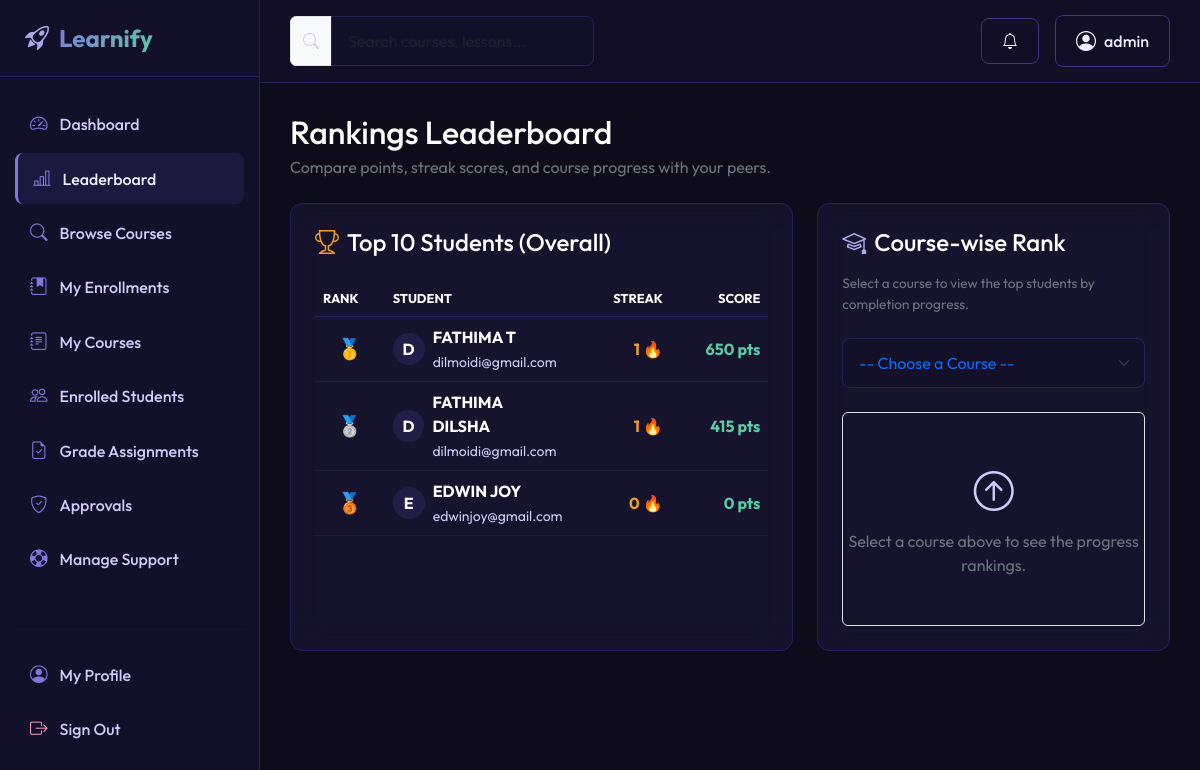
The app's page /leaderboard/ (signed in) with its own data.
### apps/accounts/models.py (models this page shows, shortened)
class User(AbstractUser):
    ROLE_CHOICES = (
        ('student', 'Student'),
        ('instructor', 'Instructor'),
        ('admin', 'Admin'),
    )
    role = models.CharField(max_length=15, choices=ROLE_CHOICES, default='student')
    profile_picture = models.ImageField(upload_to='profile_pictures/', blank=True, null=True)
    bio = models.TextField(blank=True, null=True)

class Student(models.Model):
    user = models.OneToOneField(User, on_delete=models.CASCADE, related_name='student_profile')
    phone = models.CharField(max_length=15, blank=True, null=True)

### apps/gamification/models.py (models this page shows, shortened)
class LeaderboardRecord(models.Model):
    student = models.OneToOneField('accounts.Student', on_delete=models.CASCADE, related_name='leaderboard_record')
    score = models.PositiveIntegerField(default=0)

class LearningStreak(models.Model):
    student = models.OneToOneField('accounts.Student', on_delete=models.CASCADE, related_name='streak')
    current_streak = models.PositiveIntegerField(default=0)
    longest_streak = models.PositiveIntegerField(default=0)
    last_activity_date = models.DateField(blank=True, null=True)

### apps/leaderboard/views.py (the view)
# urls.py: path('', views.leaderboard_view, name='leaderboard_view'),
@login_required
def leaderboard_view(request):
    overall_records = LeaderboardRecord.objects.all().select_related('student__user').order_by('-score')[:10]
    user_record = None
    user_rank = None
    if hasattr(request.user, 'student_profile'):
        student = request.user.student_profile
        user_record = LeaderboardRecord.objects.filter(student=student).first()
        if user_record:
            user_rank = LeaderboardRecord.objects.filter(score__gt=user_record.score).count() + 1
    selected_course_id = request.GET.get('course_id')
    course_rankings = []
    courses = Course.objects.filter(is_published=True)
    if selected_course_id:
        course_rankings = Enrollment.objects.filter(course_id=selected_course_id).select_related('student__user').order_by('-progress_percentage', '-enrolled_at')[:10]
    return render(request, 'leaderboard/leaderboard.html', {
        'overall_records': overall_records,
        'user_record': user_record,
        'user_rank': user_rank,
        'courses': courses,
        'selected_course_id': selected_course_id,
        'course_rankings': course_rankings,
    })

### apps/notifications/context_processors.py (called while the page is built)
def unread_notifications(request):
    if request.user.is_authenticated:
        unread = Notification.objects.filter(user=request.user, is_read=False)
        return {
            'unread_notifications': unread,
            'unread_notifications_count': unread.count()
        }
    return {
        'unread_notifications': [],
        'unread_notifications_count': 0
    }

### templates/leaderboard/leaderboard.html (shortened to what this page needs)
{% extends 'base.html' %}
{% load static %}
{% block content %}
<div class="container-fluid px-0">
    <div class="d-flex align-items-center justify-content-between mb-4">
        <div>
            <h2 class="text-white mb-1">Rankings Leaderboard</h2>
            <p class="text-secondary mb-0">Compare points, streak scores, and course progress with your peers.</p>
        </div>
    </div>
    <div class="row g-4">
        <div class="col-lg-7">
            <div class="card glass-card p-4 h-100">
                <h4 class="text-white mb-4"><i class="bi bi-trophy text-amber me-2"></i>Top 10 Students (Overall)</h4>
                <div class="table-responsive">
                    <table class="table table-dark table-hover align-middle mb-0" style="--bs-table-bg: transparent;">
                        <thead>
                            <tr class="text-muted" style="font-size: 0.8rem; border-bottom: 1px solid var(--border-default);">
                                <th scope="col" style="width: 80px;">RANK</th>
                                <th scope="col">STUDENT</th>
                                <th scope="col" style="text-align: right; width: 120px;">STREAK</th>
                                <th scope="col" style="text-align: right; width: 120px;">SCORE</th>
                            </tr>
                        </thead>
                        <tbody>
                            {% for record in overall_records %}
                                <tr class="{% if record.student.user == user %}table-active-premium{% endif %}" style="border-bottom: 1px solid rgba(255,255,255,0.05);">
                                    <td class="fw-bold fs-5 text-center">
                                        {% if forloop.counter == 1 %}🥇
                                        {% elif forloop.counter == 2 %}🥈
                                        {% elif forloop.counter == 3 %}🥉
                                        {% else %}#{{ forloop.counter }}{% endif %}
                                    </td>
                                    <td>
                                        <div class="d-flex align-items-center gap-2">
                                            <div class="rounded-circle d-flex align-items-center justify-content-center" style="width: 32px; height: 32px; background: rgba(99,102,241,0.15); color: var(--color-primary); font-weight: 700;">
                                                {{ record.student.user.username|slice:":1"|upper }}
                                            </div>
                                            <div>
                                                <span class="text-white fw-bold d-block">{{ record.student.user.get_full_name|default:record.student.user.username }}</span>
                                                <small class="text-muted">{{ record.student.user.email }}</small>
                                            </div>
                                        </div>
                                    </td>
                                    <td style="text-align: right;" class="text-amber fw-bold">
                                        {{ record.student.streak.current_streak|default:0 }} 🔥
                                    </td>
                                    <td style="text-align: right;" class="text-teal fw-bold">
                                        {{ record.score }} pts
                                    </td>
                                </tr>
                            {% empty %}
                                <tr>
                                    <td colspan="4" class="text-center py-5 text-secondary">
                                        No student points recorded on the platform yet.
                                    </td>
                                </tr>
                            {% endfor %}
                        </tbody>
                    </table>
                </div>
            </div>
        </div>
        <div class="col-lg-5">
            <div class="card glass-card p-4 h-100">
                <h4 class="text-white mb-3"><i class="bi bi-mortarboard text-purple me-2"></i>Course-wise Rank</h4>
                <p class="text-secondary mb-4" style="font-size: 0.85rem;">Select a course to view the top students by completion progress.</p>
                <form method="get" class="mb-4">
                    <div class="input-group">
                        <select name="course_id" class="form-select bg-sidebar border-default text-primary" onchange="this.form.submit()">
                            <option value="">-- Choose a Course --</option>
                        </select>
                    </div>
                </form>
                {% if selected_course_id %}
                    {% if course_rankings %}
                        <div class="d-flex flex-column gap-3">
                            {% for enrol in course_rankings %}
                                <div class="p-3 bg-sidebar border border-default rounded d-flex align-items-center justify-content-between gap-3">
                                    <div class="d-flex align-items-center gap-2 overflow-hidden">
                                        <span class="fw-bold text-muted me-2" style="font-size: 1.1rem; width: 25px;">#{{ forloop.counter }}</span>
                                        <div>
                                            <span class="text-white fw-bold d-block">{{ enrol.student.user.get_full_name|default:enrol.student.user.username }}</span>
                                            <small class="text-muted">Enrolled: {{ enrol.enrolled_at|date:"M d, Y" }}</small>
                                        </div>
                                    </div>
                                    <div class="text-end" style="min-width: 100px;">
                                        <div class="d-flex justify-content-between mb-1" style="font-size: 0.75rem;">
                                            <span class="text-secondary">Progress</span>
                                            <span class="text-teal fw-bold">{{ enrol.progress_percentage }}%</span>
                                        </div>
                                        <div class="progress-container" style="height: 4px;">
                                            <div class="progress-bar-premium" style="width: {{ enrol.progress_percentage }}%;"></div>
                                        </div>
                                    </div>
                                </div>
                            {% endfor %}
                        </div>
                    {% else %}
                        <div class="text-center py-5 text-secondary">
                            <i class="bi bi-journals fs-1 d-block mb-2 text-muted"></i>
                            <span>No students enrolled in this course yet.</span>
                        </div>
                    {% endif %}
                {% else %}
                    <div class="text-center py-5 text-secondary border border-default border-dashed rounded">
                        <i class="bi bi-arrow-up-circle fs-1 d-block mb-2 text-muted"></i>
                        <span>Select a course above to see the progress rankings.</span>
                    </div>
                {% endif %}
            </div>
        </div>
    </div>
</div>
{% endblock %}

### templates/navbar.html (shortened to what this page needs)
{% load static %}
<header class="top-navbar d-flex align-items-center justify-content-between">
    <div class="d-flex align-items-center gap-3">
        <form class="d-none d-md-flex align-items-center" action="{% url 'courses:course_list' %}" method="get">
            <div class="input-group">
                <span class="input-group-text bg-sidebar border-default text-muted">
                    <i class="bi bi-search"></i>
                </span>
                <input type="text" name="search" class="form-control bg-sidebar border-default text-primary" placeholder="Search courses, lessons..." value="{{ request.GET.search|default:'' }}">
            </div>
        </form>
    </div>
    <div class="d-flex align-items-center gap-3">
        {% if user.is_authenticated %}
            <div class="dropdown">
                <button class="btn btn-outline-premium position-relative" type="button" id="notifDropdown" data-bs-toggle="dropdown" aria-expanded="false">
                    <i class="bi bi-bell"></i>
                </button>
            </div>
            <div class="dropdown">
                <button class="btn btn-outline-premium d-flex align-items-center gap-2" type="button" id="profileDropdown" data-bs-toggle="dropdown" aria-expanded="false">
                    {% if user.profile_picture %}
                        <img src="{{ user.profile_picture.url }}" alt="Profile" class="rounded-circle" style="width: 28px; height: 28px; object-fit: cover;">
                    {% else %}
                        <i class="bi bi-person-circle fs-5"></i>
                    {% endif %}
                    <span class="d-none d-sm-inline">{{ user.username }}</span>
                </button>
            </div>
        {% else %}
            <a href="{% url 'accounts:login' %}" class="btn btn-outline-premium">Sign In</a>
            <a href="{% url 'accounts:register' %}" class="btn btn-premium">Get Started</a>
        {% endif %}
    </div>
</header>

### static/css/style.css (style rules this page uses)
:root { --bg-page: #0e0c1a; --bg-sidebar: #13102a; --bg-card: #1c1836; --border-default: #26215c; --border-strong: #3c3489; --text-primary: #eeedfe; --text-secondary: #cecbf6; --text-muted: #534ab7; --purple-main: #534ab7; --purple-accent: #7f77dd; --purple-soft: #afa9ec; --teal-bg: #04342c; --teal-border: #0f6e56; --teal-main: #5dcaa5; --teal-light: #9fe1cb; --amber-bg: #412402; --amber-border: #854f0b; --amber-main: #ef9f27; --amber-light: #fac775; --pink-bg: #4b1528; --pink-border: #993556; --pink-main: #ed93b1; --pink-light: #f4c0d1; --transition-speed: 0.3s; }
body { background-color: var(--bg-page); color: var(--text-primary); font-family: 'Outfit', sans-serif; overflow-x: hidden; }
.top-navbar { background: rgba(19, 16, 42, 0.85); backdrop-filter: blur(12px); -webkit-backdrop-filter: blur(12px); border-bottom: 1px solid var(--border-default); position: sticky; top: 0; z-index: 998; padding: 15px 30px; }
.glass-card { background: rgba(28, 24, 54, 0.65); backdrop-filter: blur(16px); -webkit-backdrop-filter: blur(16px); border: 1px solid var(--border-default); border-radius: 12px; color: var(--text-primary); transition: transform var(--transition-speed) ease, border-color var(--transition-speed) ease, box-shadow var(--transition-speed) ease; }
.text-teal { color: var(--teal-main) !important; }
.text-amber { color: var(--amber-main) !important; }
.text-purple { color: var(--purple-soft) !important; }
.btn-outline-premium { background: transparent; border: 1px solid var(--border-strong); color: var(--text-primary); font-weight: 500; padding: 10px 20px; border-radius: 8px; transition: all var(--transition-speed) ease; }
.form-control, .form-select { background-color: #13102a; border: 1px solid var(--border-default); color: var(--text-primary); border-radius: 8px; padding: 12px 16px; transition: border-color var(--transition-speed) ease, box-shadow var(--transition-speed) ease; }
.text-muted { color: var(--text-secondary) !important; }

### records on screen
User: username "admin"
LeaderboardRecord: student.user.username "D", student.user.get_full_name "FATHIMA T", student.user.email "dilmoidi@gmail.com", student.streak.current_streak "1", score "650"
LeaderboardRecord: student.user.username "D", student.user.get_full_name "FATHIMA DILSHA", student.user.email "dilmoidi@gmail.com", student.streak.current_streak "1", score "415"
LeaderboardRecord: student.user.username "E", student.user.get_full_name "EDWIN JOY", student.user.email "edwinjoy@gmail.com", student.streak.current_streak "0", score "0"
